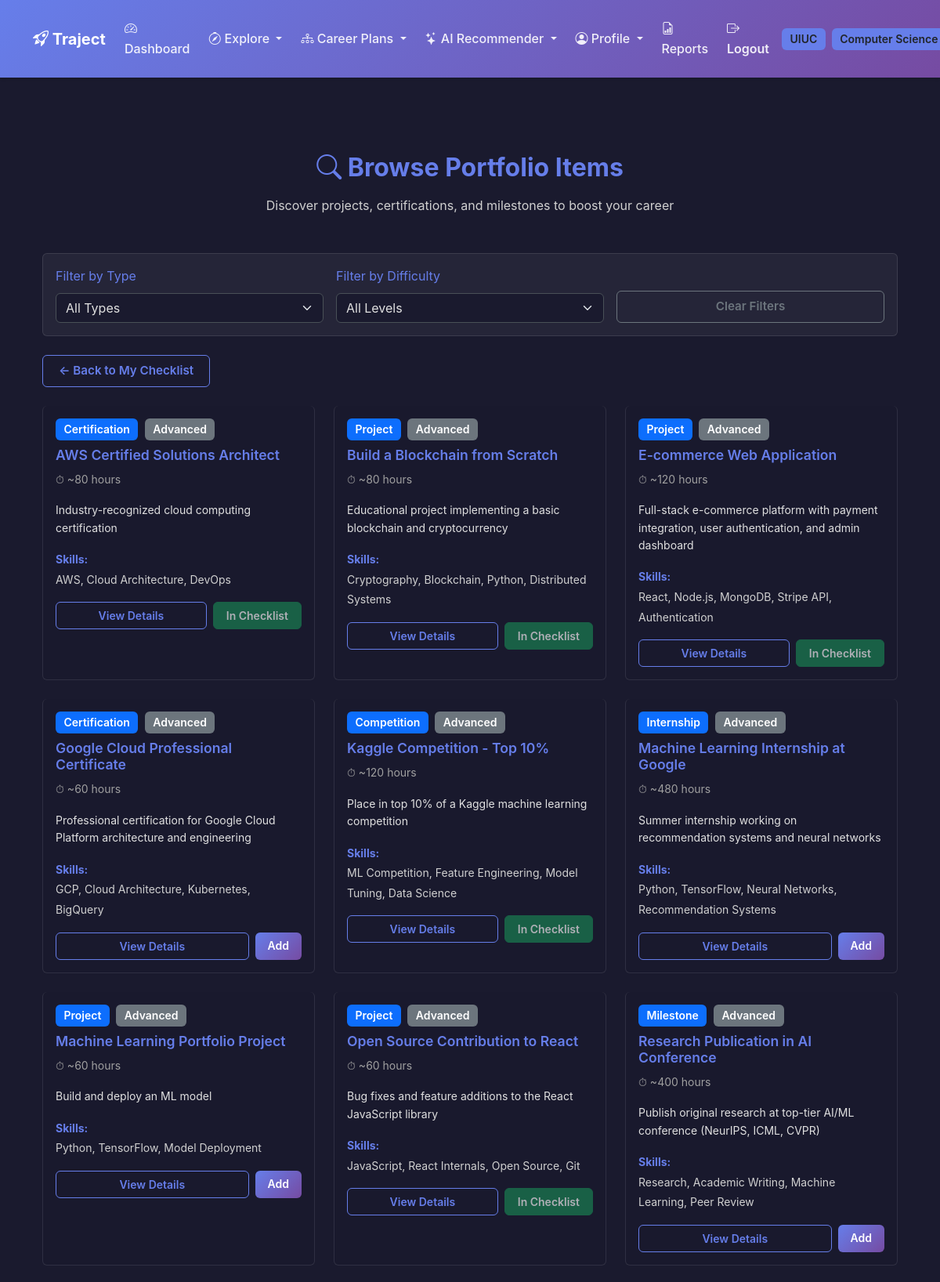
The app's page /accounts/portfolio/browse/ (signed in, upper part) with its own data.
### accounts/models.py (models this page shows, shortened)
class UserProfile(models.Model):
    ACADEMIC_YEARS = [
        ('FR', 'Freshman'),
        ('SO', 'Sophomore'),
        ('JR', 'Junior'),
        ('SR', 'Senior'),
        ('GR', 'Graduate'),
    ]
    user = models.OneToOneField(
        User, on_delete=models.CASCADE, related_name='profile'
    )
    college = models.ForeignKey(
        "colleges.College",
        on_delete=models.SET_NULL,
        null=True, blank=True,
        related_name='students'
    )
    major = models.ForeignKey(
        "colleges.Major",
        on_delete=models.SET_NULL,
        null=True, blank=True,
        related_name='major_students'
    )
    minors = models.ManyToManyField(
        "colleges.Major",
        blank=True,
        related_name='minor_students',
        help_text="Optional secondary areas of study."
    )
    gpa = models.DecimalField(
        max_digits=4,
        decimal_places=2,
        validators=[MinValueValidator(0.0), MaxValueValidator(4.0)],
        null=True, blank=True,
        help_text="GPA on a 4.0 scale."
    )
    academic_year = models.CharField(
        max_length=2,
        choices=ACADEMIC_YEARS,
        default='FR'
    )
    personal_interests = models.TextField(blank=True)
    career_goals = models.TextField(blank=True)
    clubs_interest = models.TextField(blank=True)
    clubs_user_is_a_part_of = models.TextField(blank=True)
    skills = models.TextField(blank=True)
    work_experience = models.TextField(blank=True)
    preferred_industries = models.TextField(blank=True)
    preferred_locations = models.TextField(blank=True)
    preferred_positions = models.TextField(blank=True)
    preferred_company = models.TextField(blank=True)
    created_at = models.DateTimeField(auto_now_add=True)
    class Meta:
        ordering = ['user__username']
        verbose_name = "User Profile"
        verbose_name_plural = "User Profiles"

class PortfolioItem(models.Model):
    ITEM_TYPES = [
        ('PROJECT', 'Project'),
        ('CERT', 'Certification'),
        ('MILESTONE', 'Milestone'),
        ('INTERNSHIP', 'Internship'),
        ('COMPETITION', 'Competition'),
    ]
    title = models.CharField(max_length=200)
    item_type = models.CharField(max_length=20, choices=ITEM_TYPES, default='PROJECT')
    description = models.TextField(blank=True)
    related_careers = models.ManyToManyField(
        'careers.Career',
        blank=True,
        related_name='portfolio_items'
    )
    skills_gained = models.TextField(
        blank=True,
        help_text="Comma-separated list of skills"
    )
    estimated_hours = models.PositiveIntegerField(
        null=True, blank=True,
        help_text="Estimated hours to complete"
    )
    difficulty_level = models.CharField(
        max_length=20,
        choices=[
            ('BEGINNER', 'Beginner'),
            ('INTERMEDIATE', 'Intermediate'),
            ('ADVANCED', 'Advanced'),
        ],
        default='BEGINNER'
    )
    resource_url = models.URLField(blank=True, null=True)
    created_at = models.DateTimeField(auto_now_add=True)
    class Meta:
        ordering = ['difficulty_level', 'title']
        verbose_name = "Portfolio Item"
        verbose_name_plural = "Portfolio Items"

### colleges/models.py (models this page shows, shortened)
class College(models.Model):
    college_name = models.CharField(max_length=300)  # Full college name
    city = models.CharField(max_length=100)
    state = models.CharField(max_length=100)
    abbreviation = models.CharField(max_length=50, unique=True)  # e.g. UIUC
    logo_url = models.URLField(blank=True, null=True)
    class Meta:
        ordering = ["college_name"]

class Major(models.Model):
    college = models.ForeignKey(
        College, on_delete=models.CASCADE, related_name="majors"
    )
    name = models.CharField(max_length=120)
    code = models.CharField(max_length=20, blank=True)  # e.g., CS, ECE, etc.
    class Meta:
        unique_together = ("college", "name")  # Prevent duplicates within same college
        ordering = ["college__abbreviation", "name"]

### accounts/portfolio_views.py (the view)
# urls.py: path("portfolio/browse/", portfolio_views.browse_portfolio_items, name="browse_portfolio"),
@login_required
def browse_portfolio_items(request):
    profile = request.user.profile
    items = PortfolioItem.objects.all()
    item_type = request.GET.get('type')
    difficulty = request.GET.get('difficulty')
    if item_type:
        items = items.filter(item_type=item_type)
    if difficulty:
        items = items.filter(difficulty_level=difficulty)
    user_checklist_ids = UserChecklist.objects.filter(
        user_profile=profile
    ).values_list('portfolio_item_id', flat=True)
    items_with_status = []
    for item in items.order_by('difficulty_level', 'title'):
        items_with_status.append({
            'item': item,
            'in_checklist': item.id in user_checklist_ids
        })
    context = {
        'items': items_with_status,
        'item_types': PortfolioItem.ITEM_TYPES,
        'selected_type': item_type,
        'selected_difficulty': difficulty,
    }
    return render(request, 'accounts/browse_portfolio.html', context)

### templates/accounts/browse_portfolio.html (shortened to what this page needs)
{% extends "accounts/base.html" %}
{% load static %}
{% block content %}
<div class="container mt-5">
 <div class="text-center mb-5">
 <h2 class="fw-bold text-accent mb-3"><i class="bi bi-search"></i> Browse Portfolio Items</h2>
 <p class="text-light">Discover projects, certifications, and milestones to boost your career</p>
 </div>
 <div class="card mb-4" style="background: rgba(255, 255, 255, 0.05);">
 <div class="card-body">
 <form method="GET" class="row g-3">
 <div class="col-md-4">
 <label class="form-label text-accent">Filter by Type</label>
 <select name="type" class="form-select" onchange="this.form.submit()">
 <option value="">All Types</option>
 </select>
 </div>
 <div class="col-md-4">
 <label class="form-label text-accent">Filter by Difficulty</label>
 <select name="difficulty" class="form-select" onchange="this.form.submit()">
 <option value="">All Levels</option>
 </select>
 </div>
 <div class="col-md-4 d-flex align-items-end">
 <a href="{% url 'accounts:browse_portfolio' %}" class="btn btn-outline-secondary w-100">
 Clear Filters
 </a>
 </div>
 </form>
 </div>
 </div>
 <div class="mb-4">
 <a href="{% url 'accounts:portfolio_checklist' %}" class="btn btn-outline-primary">
 ← Back to My Checklist
 </a>
 </div>
 <div class="row g-4">
 {% for item_data in items %}
 {% with item=item_data.item in_checklist=item_data.in_checklist %}
 <div class="col-md-6 col-lg-4">
 <div class="card h-100 hover-card" style="border-top: 3px solid var(--tj-accent);">
 <div class="card-body">
 <div class="mb-2">
 <span class="badge bg-primary">{{ item.get_item_type_display }}</span>
 <span class="badge bg-secondary ms-1">{{ item.get_difficulty_level_display }}</span>
 </div>
 <h5 class="card-title text-accent mb-2">{{ item.title }}</h5>
 <div class="mb-3">
 <small class="text-muted">
 {% if item.estimated_hours %}
 ⏱ ~{{ item.estimated_hours }} hours
 {% endif %}
 </small>
 </div>
 <p class="small mb-3">{{ item.description|truncatewords:25 }}</p>
 {% if item.skills_gained %}
 <div class="mb-3">
 <small class="text-accent fw-bold">Skills:</small><br>
 <small class="text-light">{{ item.skills_gained|truncatewords:8 }}</small>
 </div>
 {% endif %}
 <div class="d-flex gap-2 mt-auto">
 <a href="{% url 'accounts:portfolio_item_detail' item.id %}"
 class="btn btn-sm btn-outline-primary flex-grow-1">
 View Details
 </a>
 {% if in_checklist %}
 <button class="btn btn-sm btn-success" disabled>
 In Checklist
 </button>
 {% else %}
 <a href="{% url 'accounts:add_to_checklist' item.id %}"
 class="btn btn-sm btn-primary">
 Add
 </a>
 {% endif %}
 </div>
 </div>
 </div>
 </div>
 {% endwith %}
 {% empty %}
 <div class="col-12">
 <div class="alert alert-info text-center">
 No portfolio items found matching your filters.
 </div>
 </div>
 {% endfor %}
 </div>
</div>
{% endblock %}

### templates/accounts/base.html (shortened to what this page needs)
{% load static %}
<!DOCTYPE html>
<html lang="en" data-bs-theme="dark">
 <head>
 <link
 href="https://cdn.jsdelivr.net/npm/bootstrap@5.3.3/dist/css/bootstrap.min.css"
 rel="stylesheet"
 >
 <link
 rel="stylesheet"
 href="https://cdn.jsdelivr.net/npm/bootstrap-icons@1.11.3/font/bootstrap-icons.min.css"
 >
 <link rel="stylesheet" href="{% static 'css/traject.css' %}">
 </head>
 <body class="traject-bg d-flex flex-column min-vh-100">
 <nav class="navbar navbar-expand-lg traject-navbar py-3">
 <div class="container">
 <a class="navbar-brand fw-bold text-white" href="/">
 <i class="bi bi-rocket-takeoff"></i> Traject
 </a>
 <div class="collapse navbar-collapse" id="navbarNav">
 <ul class="navbar-nav ms-auto align-items-center gap-2">
 {% if user.is_authenticated %}
 <li class="nav-item">
 <a class="nav-link" href="{% url 'accounts:dashboard' %}">
 <i class="bi bi-speedometer2"></i> Dashboard
 </a>
 </li>
 <li class="nav-item dropdown">
 <a class="nav-link dropdown-toggle" href="#" role="button" data-bs-toggle="dropdown">
 <i class="bi bi-compass"></i> Explore
 </a>
 </li>
 <li class="nav-item dropdown">
 <a class="nav-link dropdown-toggle" href="#" role="button" data-bs-toggle="dropdown">
 <i class="bi bi-diagram-3"></i> Career Plans
 </a>
 </li>
 <li class="nav-item dropdown">
 <a class="nav-link dropdown-toggle" href="#" role="button" data-bs-toggle="dropdown">
 <i class="bi bi-stars"></i> AI Recommender
 </a>
 </li>
 <li class="nav-item dropdown">
 <a class="nav-link dropdown-toggle" href="#" role="button" data-bs-toggle="dropdown">
 <i class="bi bi-person-circle"></i> Profile
 </a>
 </li>
 <li class="nav-item">
 <a class="nav-link" href="{% url 'accounts:reports' %}">
 <i class="bi bi-file-earmark-bar-graph"></i> Reports
 </a>
 </li>
 <li class="nav-item">
 <a class="nav-link fw-semibold text-accent-dark" href="{% url 'accounts:logout' %}">
 <i class="bi bi-box-arrow-right"></i> Logout
 </a>
 </li>
 {% if user.profile.college %}
 <li class="nav-item">
 <span class="badge bg-accent text-dark" data-bs-toggle="tooltip" title="Your College">
 {{ user.profile.college.abbreviation }}
 </span>
 </li>
 {% endif %}
 {% if user.profile.major %}
 <li class="nav-item">
 <span class="badge bg-accent text-dark" data-bs-toggle="tooltip" title="Your Major">
 {{ user.profile.major.name }}
 </span>
 </li>
 {% endif %}
 {% else %}
 <li class="nav-item"><a class="nav-link" href="{% url 'accounts:login' %}">Login</a></li>
 <li class="nav-item">
 <a class="btn btn-accent btn-sm" href="{% url 'accounts:signup' %}">Sign Up</a>
 </li>
 {% endif %}
 </ul>
 </div>
 </div>
 </nav>
 <main class="flex-grow-1 py-5">
 <div class="container">
 {% block content %}{% endblock %}
 </div>
 </main>
 </body>
</html>

### static/css/traject.css (style rules this page uses)
:root { --traject-primary: #667eea; --traject-secondary: #764ba2; --traject-accent: #667eea; --traject-dark: #1a1a2e; --traject-light: #f8f9fa; --traject-text: #e0e0e0; --traject-text-muted: #a0a0a0; }
body { font-family: -apple-system, BlinkMacSystemFont, 'Segoe UI', Roboto, 'Helvetica Neue', Arial, sans-serif; font-size: 1rem; line-height: 1.6; color: var(--traject-text); }
h1, h2, h3, h4, h5, h6, .display-1, .display-2, .display-3, .display-4, .display-5, .display-6 { font-weight: 700; line-height: 1.2; color: #ffffff; margin-bottom: 1rem; }
.text-muted { color: var(--traject-text-muted) !important; }
.text-light { color: #d0d0d0 !important; }
.text-white { color: #ffffff !important; }
[data-bs-theme="dark"] { --bs-body-bg: #1a1a2e; --bs-body-color: #e0e0e0; }
.traject-bg { background-color: var(--traject-dark); }
.traject-navbar { background: linear-gradient(135deg, var(--traject-primary) 0%, var(--traject-secondary) 100%); box-shadow: 0 2px 4px rgba(0,0,0,.1); }
.traject-navbar .nav-link { color: rgba(255, 255, 255, 0.9) !important; font-weight: 500; }
.text-accent { color: var(--traject-accent) !important; }
.text-accent-dark { color: #8b9cf7 !important; }
.bg-accent { background-color: var(--traject-accent) !important; }
.card { transition: transform 0.3s ease, box-shadow 0.3s ease; border: 1px solid rgba(255, 255, 255, 0.1); background-color: rgba(26, 26, 46, 0.8); }
.card-title { color: #ffffff; font-weight: 600; font-size: 1.1rem; }
.badge { padding: 0.5em 0.75em; font-weight: 600; font-size: 0.875rem; }
html { scroll-behavior: smooth; }
.btn { transition: all 0.3s ease; font-weight: 600; font-size: 0.95rem; padding: 0.5rem 1.25rem; border-radius: 0.375rem; }
.btn-sm { font-size: 0.875rem; padding: 0.375rem 1rem; }
.btn-primary { background: linear-gradient(135deg, var(--traject-primary) 0%, var(--traject-secondary) 100%); border: none; }
.btn-outline-primary { border-color: var(--traject-primary); color: var(--traject-primary); }

### records on screen
PortfolioItem: item.item_type "Certification", item.difficulty_level "Advanced", item "AWS Certified Solutions Architect", item.estimated_hours "80", item.description "Industry-recognized cloud computing certification", item.skills_gained "AWS, Cloud Architecture, DevOps", shows "In Checklist"
PortfolioItem: item.item_type "Project", item.difficulty_level "Advanced", item "Build a Blockchain from Scratch", item.estimated_hours "80", item.description "Educational project implementing a basic blockchain and cryptocurrency", item.skills_gained "Cryptography, Blockchain, Python, Distributed Systems", shows "In Checklist"
PortfolioItem: item.item_type "Project", item.difficulty_level "Advanced", item "E-commerce Web Application", item.estimated_hours "120", item.description "Full-stack e-commerce platform with payment integration, user authentication, and admin dashboard", item.skills_gained "React, Node.js, MongoDB, Stripe API, Authentication", shows "In Checklist"
PortfolioItem: item.item_type "Certification", item.difficulty_level "Advanced", item "Google Cloud Professional Certificate", item.estimated_hours "60", item.description "Professional certification for Google Cloud Platform architecture and engineering", item.skills_gained "GCP, Cloud Architecture, Kubernetes, BigQuery", shows "Add"
PortfolioItem: item.item_type "Competition", item.difficulty_level "Advanced", item "Kaggle Competition - Top 10%", item.estimated_hours "120", item.description "Place in top 10% of a Kaggle machine learning competition", item.skills_gained "ML Competition, Feature Engineering, Model Tuning, Data Science", shows "In Checklist"
PortfolioItem: item.item_type "Internship", item.difficulty_level "Advanced", item "Machine Learning Internship at Google", item.estimated_hours "480", item.description "Summer internship working on recommendation systems and neural networks", item.skills_gained "Python, TensorFlow, Neural Networks, Recommendation Systems", shows "Add"
PortfolioItem: item.item_type "Project", item.difficulty_level "Advanced", item "Machine Learning Portfolio Project", item.estimated_hours "60", item.description "Build and deploy an ML model", item.skills_gained "Python, TensorFlow, Model Deployment", shows "Add"
PortfolioItem: item.item_type "Project", item.difficulty_level "Advanced", item "Open Source Contribution to React", item.estimated_hours "60", item.description "Bug fixes and feature additions to the React JavaScript library", item.skills_gained "JavaScript, React Internals, Open Source, Git", shows "In Checklist"
PortfolioItem: item.item_type "Milestone", item.difficulty_level "Advanced", item "Research Publication in AI Conference", item.estimated_hours "400", item.description "Publish original research at top-tier AI/ML conference (NeurIPS, ICML, CVPR)", item.skills_gained "Research, Academic Writing, Machine Learning, Peer Review", shows "Add"

### other values on screen
{{ user.profile.college.abbreviation }} "UIUC"
{{ user.profile.major.name }} "Computer Science"
